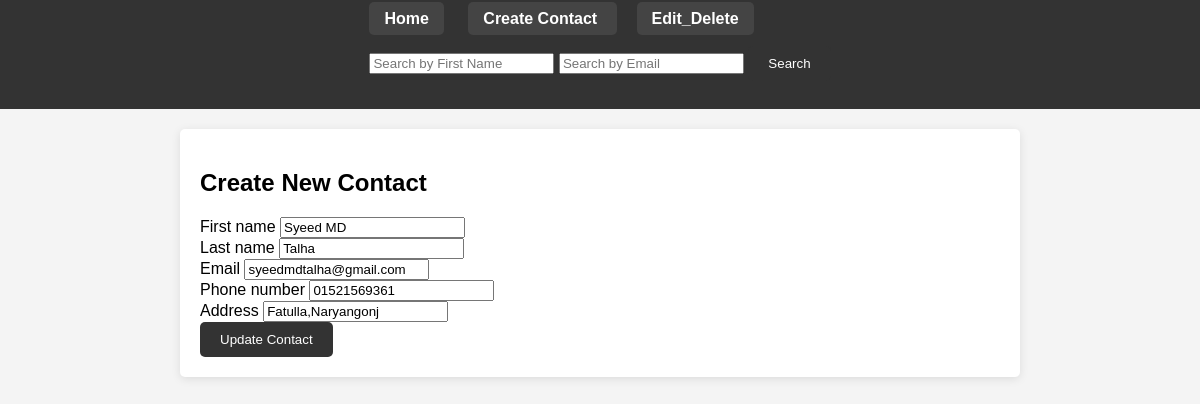
Screenshot of /edit/1 with the database file from the repository.
### myapp/models.py (models this page shows, shortened)
class contact_model(models.Model):
    first_name = models.CharField(max_length=30)
    last_name = models.CharField(max_length=30)
    email = models.EmailField(max_length=50)
    phone_number = models.CharField(max_length=15)
    address = models.CharField(max_length=100)

### myapp/views.py (the view)
# urls.py: path('edit/<int:id>', views.edit_contact, name='edit'),
def edit_contact(request, id):
    contact = get_object_or_404(contact_model, id=id)
    if request.method == 'POST':
        form = ContactForm(request.POST, instance=contact)
        if form.is_valid():
            form.save()
            return redirect('homepage')
    else:
        form = ContactForm(instance=contact)
    return render(request, 'pages/edit.html', {'form': form})

### myapp/forms.py
class ContactForm(forms.ModelForm):
    class Meta:
        model = contact_model
        fields = '__all__'

### myapp/templates/pages/edit.html (shortened to what this page needs)
{% extends "base.html" %}
{% load static %}
{% block content %}
<div class="container mt-5">
    <h2>Create New Contact</h2>
    <form method="POST">
        {% for field in form %}
            <div class="mb-3">
                <label for="{{ field.id_for_label }}" class="form-label">{{ field.label }}</label>
                {{ field }}
            </div>
        {% endfor %}
        <button type="submit" class="btn btn-primary">Update Contact</button>
    </form>
</div>
{% endblock content %}

### myapp/static/style.css (style rules this page uses)
body { font-family: Arial, sans-serif; margin: 0; padding: 0; background-color: #f4f4f4; }
button { background-color: #333; color: #fff; border: none; padding: 10px 20px; cursor: pointer; border-radius: 5px; }

### rows the page displays
contact_model: form "Syeed MD" "Talha" "syeedmdtalha@gmail.com" "01521569361" "Fatulla,Naryangonj"

### other values shown
{{ field.label }} "First name" "Last name" "Email" "Phone number" "Address"
